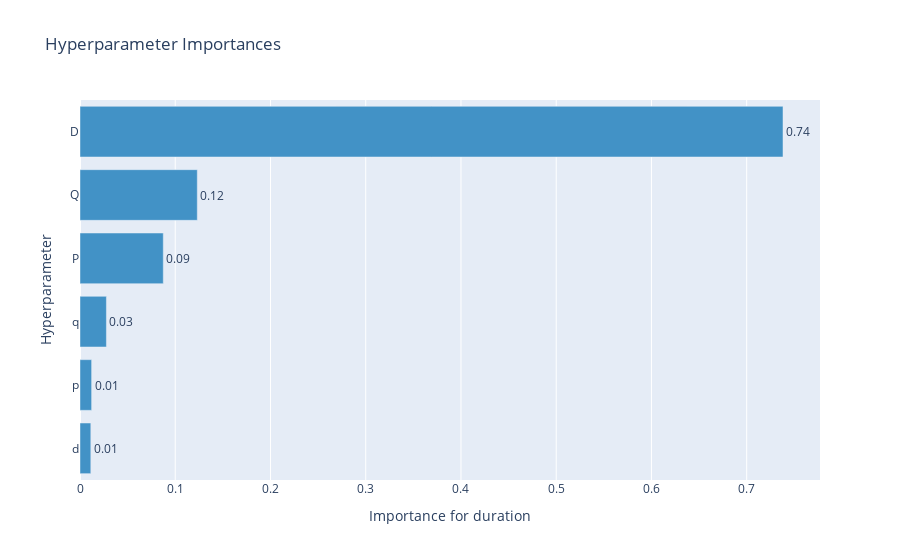

The notebook cell saved with this chart:
### Code cell
# Check which hyperparameters are affecting the trial duration with hyperparameter importance.
optuna.visualization.plot_param_importances(
    study, target=lambda t: t.duration.total_seconds(), target_name="duration"
)

### Figure 1 — Plotly figure (JSON) as saved in the notebook; plotly's stock layout.template omitted (floating-point values rounded to 4 significant figures)
{"data": [{"cliponaxis": false, "hovertemplate": ["d (IntUniformDistribution): 0.011353408158930513<extra></extra>", "p (IntUniformDistribution): 0.012195397290411048<extra></extra>", "q (IntUniformDistribution): 0.027729942365076133<extra></extra>", "P (IntUniformDistribution): 0.08744477837925863<extra></extra>", "Q (IntUniformDistribution): 0.12315441464331014<extra></extra>", "D (IntUniformDistribution): 0.7381220591630135<extra></extra>"], "marker": {"color": "rgb(66,146,198)"}, "orientation": "h", "text": ["0.011353408158930513", "0.012195397290411048", "0.027729942365076133", "0.08744477837925863", "0.12315441464331014", "0.7381220591630135"], "textposition": "outside", "texttemplate": "%{text:.2f}", "type": "bar", "x": [0.01135, 0.0122, 0.02773, 0.08744, 0.1232, 0.7381], "y": ["d", "p", "q", "P", "Q", "D"]}], "layout": {"showlegend": false, "title": {"text": "Hyperparameter Importances"}, "xaxis": {"title": {"text": "Importance for duration"}}, "yaxis": {"title": {"text": "Hyperparameter"}}}}
